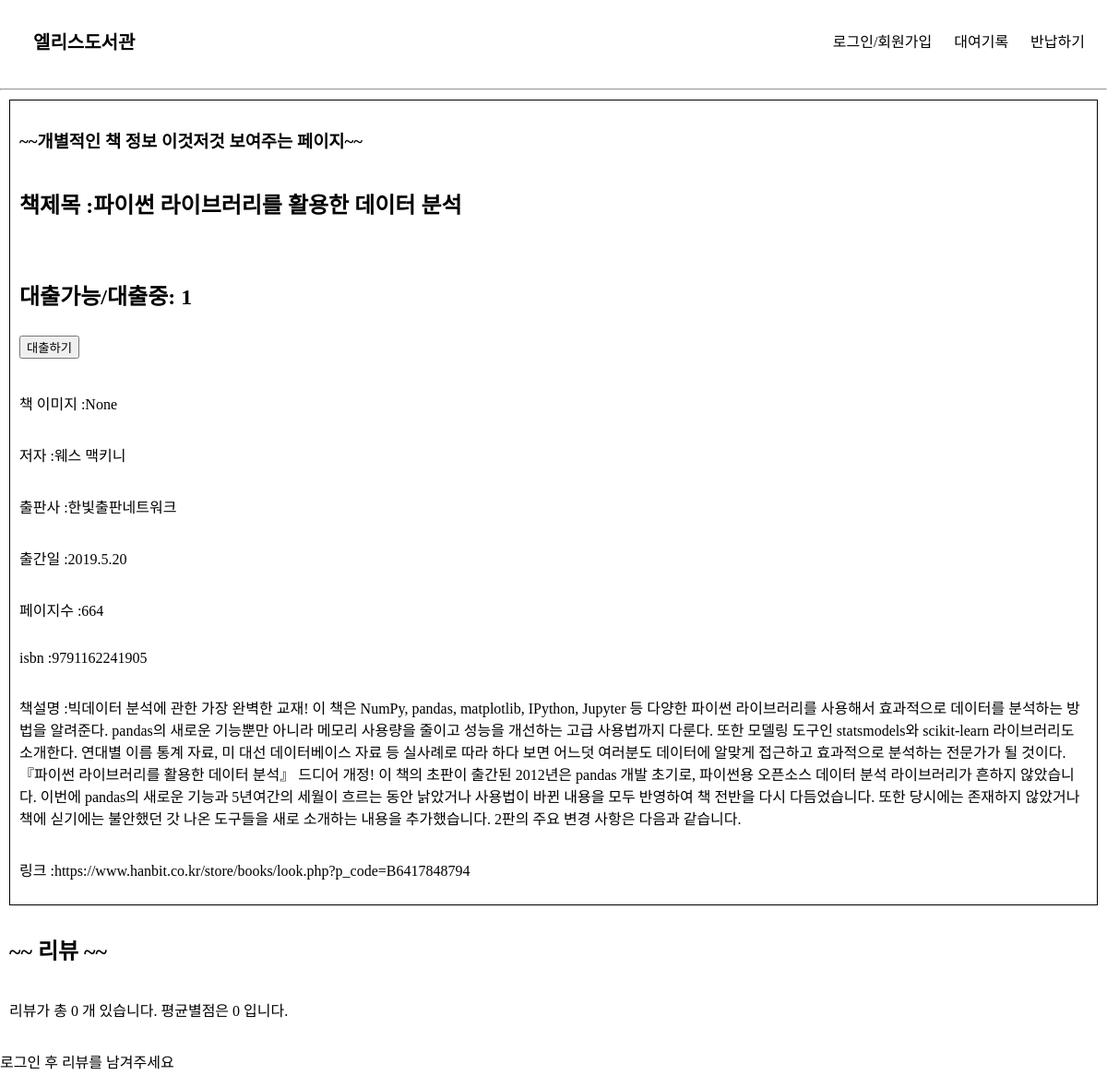
The page /book_info/30 on the database as committed earlier.
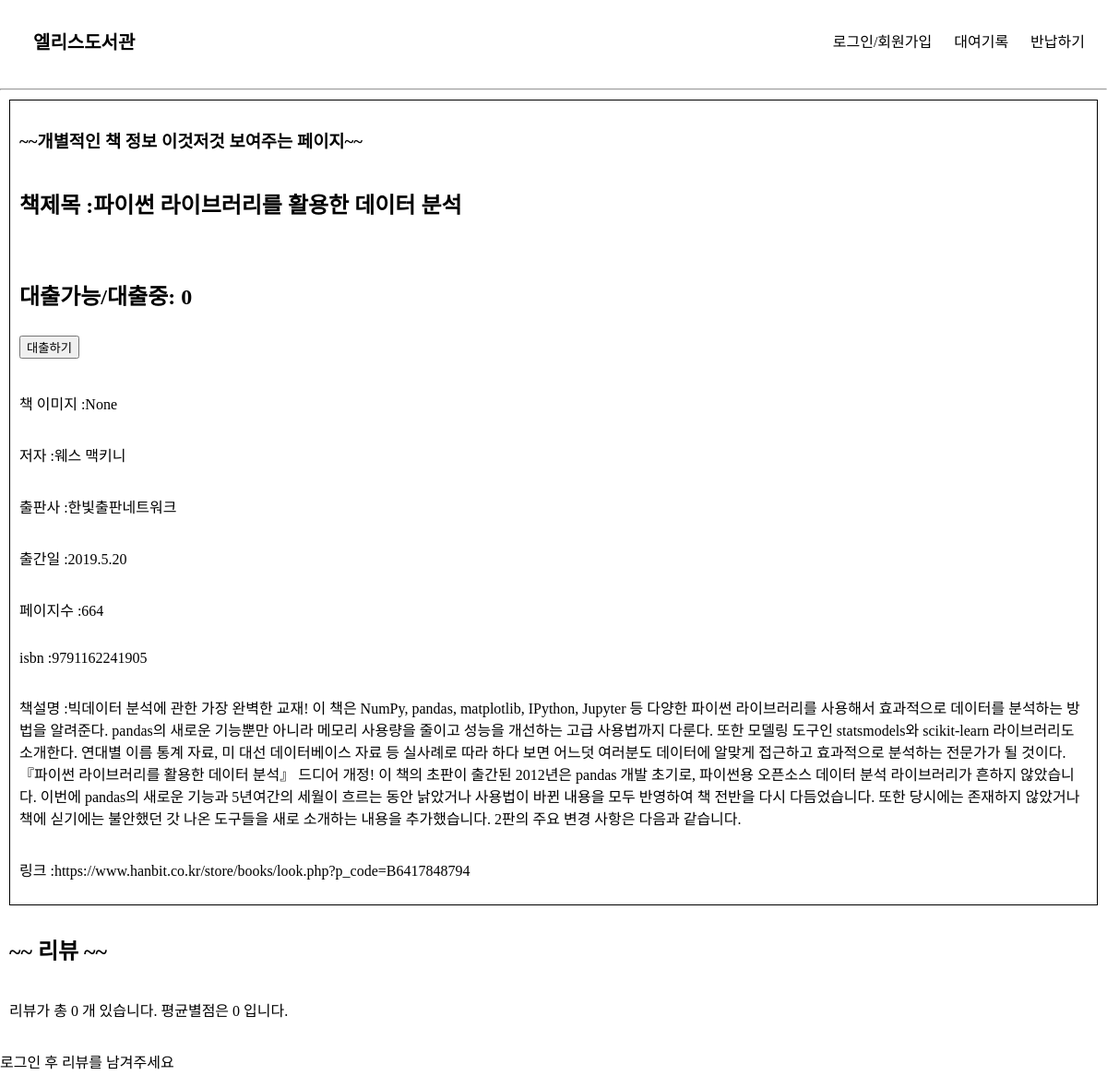
The same page on the database as committed later.
### elicelibrary/models.py (models this page shows, shortened)
class Book(db.Model):
    __tablename__     = 'Book'
    id                = db.Column(db.Integer, primary_key=True, nullable=False, autoincrement=True, unique=True)
    title             = db.Column(db.String(45), nullable=False)
    author            = db.Column(db.String(45))
    publisher         = db.Column(db.String(45))
    publication_date  = db.Column(db.String(45))
    pages             = db.Column(db.Integer)
    isbn              = db.Column(db.String(45))
    registered_date   = db.Column(db.DateTime, default=datetime.utcnow)
    description       = db.Column(db.Text())    # 길이를 정할 수 없는 문자열은 Text를 쓰면 됨
    book_link         = db.Column(db.String(255))
    book_status       = db.Column(db.String(45))   # "1" :대출가능, "0" : 대출중 , "999" : 폐기    -> 선택형 변수에 적합한 데이터타입이 있을까?
    book_img          = db.Column(db.String(45))    # 책 표지만 바뀐 경우, 또는 책이 다르지만 같은 표지를 쓰는 경우가 있기 때문에 이미지 스토리지에서 같은 이미지의 반복을 막기 위해 별도의 책 이미지 식별 용 변수를 넣음

### elicelibrary/views/book_api.py (the view)
@book.route('/book_info/<int:book_id>', methods=["GET"])
def book_detail(book_id):
    book_info = Book.query.filter(Book.id == book_id).first()
    book_review = Review.query.filter(Review.isbn == book_info.isbn).all()
    rating_sum, rating_avg = 0, 0
    if book_review :
        for review in book_review:
            rating_sum += review.rating
        rating_avg = rating_sum / len(book_review)
    return render_template("book_detail.html", book = book_info, review_list = book_review, rating_avg = rating_avg, review_cnt = len(book_review))

### elicelibrary/templates/book_detail.html (shortened to what this page needs)
{% extends 'base.html' %}
{% block content %}
<div class="book-detail-info-container">
<h3>~~개별적인 책 정보 이것저것 보여주는 페이지~~</h3>
<h2> 책제목 :{{ book.title }}</h2>
<h2>
    <p>    대출가능/대출중: {{ book.book_status }}   </p>
    <input class='checkout-btn' type="button" value="대출하기">
</h2>
<p> 책 이미지 :{{ book.book_img }}</p>
<p> 저자 :{{ book.author }}</p>
<p> 출판사 :{{ book.publisher }}</p>
<p> 출간일 :{{ book.publication_date }}</p>
<p> 페이지수 :{{ book.pages }}</p>
<p> isbn :{{ book.isbn }}</p>
<p> 책설명 :{{ book.description }}</p>
<p> 링크 :{{ book.book_link }}</p>
</div>
<div class="review-container">
    <h2>~~ 리뷰 ~~</h2>
    <p>리뷰가 총 {{ review_cnt }} 개 있습니다. 평균별점은 {{ rating_avg }} 입니다. </p>
</div>
{% if session['login_id'] %}
<h3>리뷰 작성</h3>
<form action="{{ url_for('book.write_review', book_id=book.id) }}" method="post">
    <select name="star">
        <option value="1">1점</option>
        <option value="2">2점</option>
        <option value="3">3점</option>
        <option value="4">4점</option>
        <option value="5">5점</option>
    </select>
    <div class="form-group">
        <label for="review">리뷰</label>
        <input class="form-control" name="review" id="review" placeholder="리뷰를 작성해주세요."></input>
    </div>
    <input class="btn btn-primary" type="submit" value="리뷰 올리기">
</form>
{% else %}
<p>로그인 후 리뷰를 남겨주세요</p>
{% endif %}
{% endblock %}

### elicelibrary/templates/base.html (shortened to what this page needs)
<!DOCTYPE html>
<html lang="en">
<head>
    <link rel="stylesheet" href="{{ url_for('static', filename='style.css') }}" />
</head>
<body>
    <header>
        <nav class="navbar">
            <a class="header-main-name" href="/">엘리스도서관</a>
            <ul class="navbar-menu">
                {% block nav_link %}
                {% if session['login_id'] %}
                <li><a class="nav-link" href="/logout">로그아웃</a></li>
                <li><a class="nav-link" href="/checkout_records">대여기록</a></li>
                <li><a class="nav-link" href="/return">반납하기</a></li>
                {% else %}
                <li><a class="nav-link" href="/login">로그인/회원가입</a></li>
                <li><a class="nav-link" href="/checkout_records">대여기록</a></li>
                <li><a class="nav-link" href="/return">반납하기</a></li>
                {% endif %}
                {% endblock %}
            </ul>
        </nav>
    </header>
    <hr>
    {% block content %}
    {% endblock %}
</body>
</html>

### elicelibrary/static/style.css (style rules this page uses)
:root { --text-color: black; --background-color: white; --accent-color: grey; }
body { margin: 0; }
a { text-decoration: none; color: var(--text-color); }
.navbar { display: flex; justify-content: space-between; align-items: center; background-color: var(--background-color); padding: 8px 12px; }
.header-main-name { font-family: "Source Sans Pro", sans-serif; font-weight: bold; font-size: 20px; padding-left: 24px; }
.navbar-menu { display: flex; list-style: none; padding-left: 0; }
.navbar-menu li { padding: 8px 12px; }
.review-container { margin: 10px 10px 10px 10px; display: flex; flex-wrap: wrap; flex-direction: column; }
.book-detail-info-container { margin: 10px 10px 10px 10px; padding: 10px; display: flex; flex-wrap: wrap; flex-direction: column; border: 1px solid black; }

Rows that differ between the two databases and show on the page:
changed Book "파이썬 라이브러리를 활용한 데이터 분석": book_status "1" → "0"
